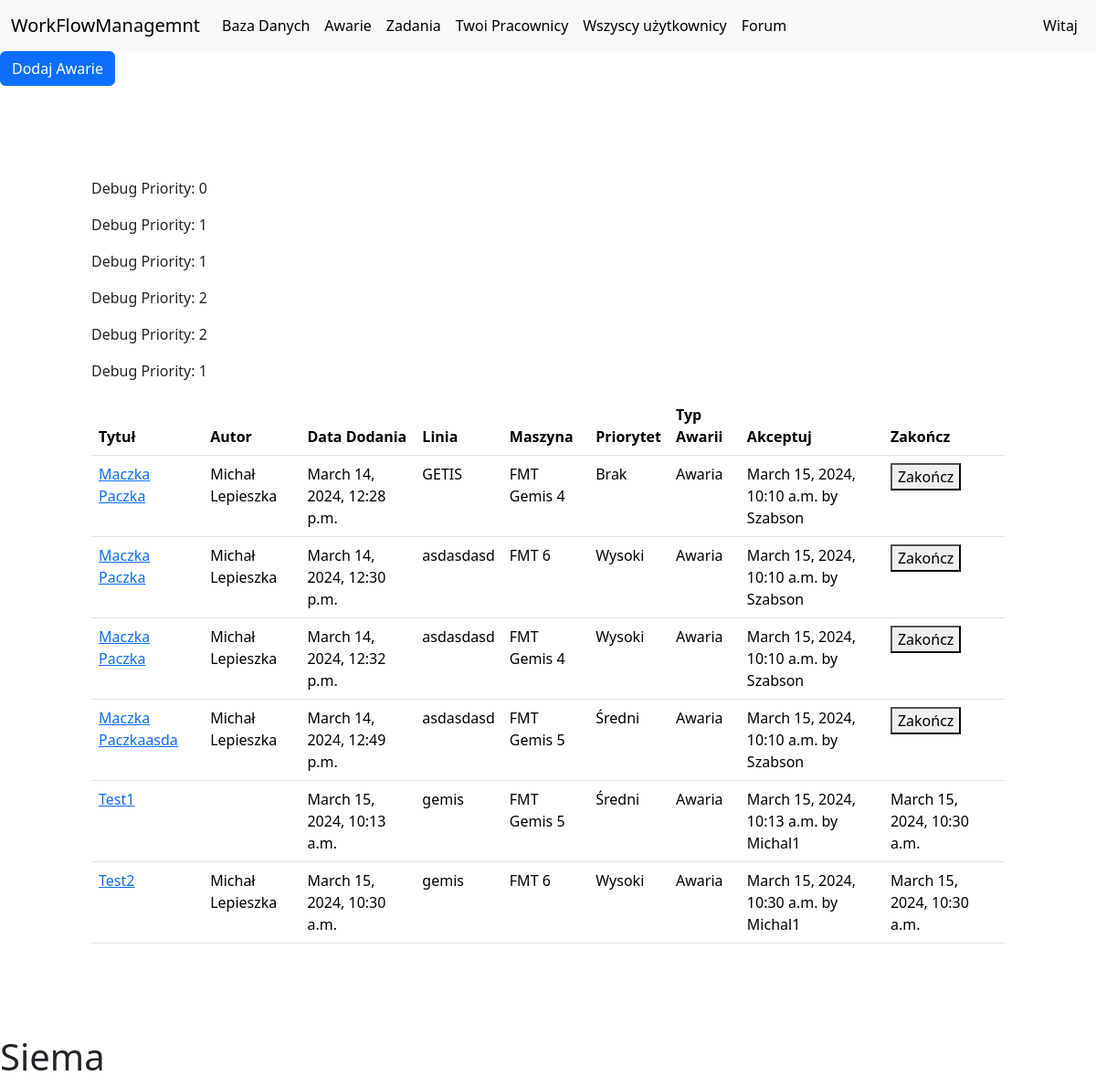
Before: /issues/ with the older database file.
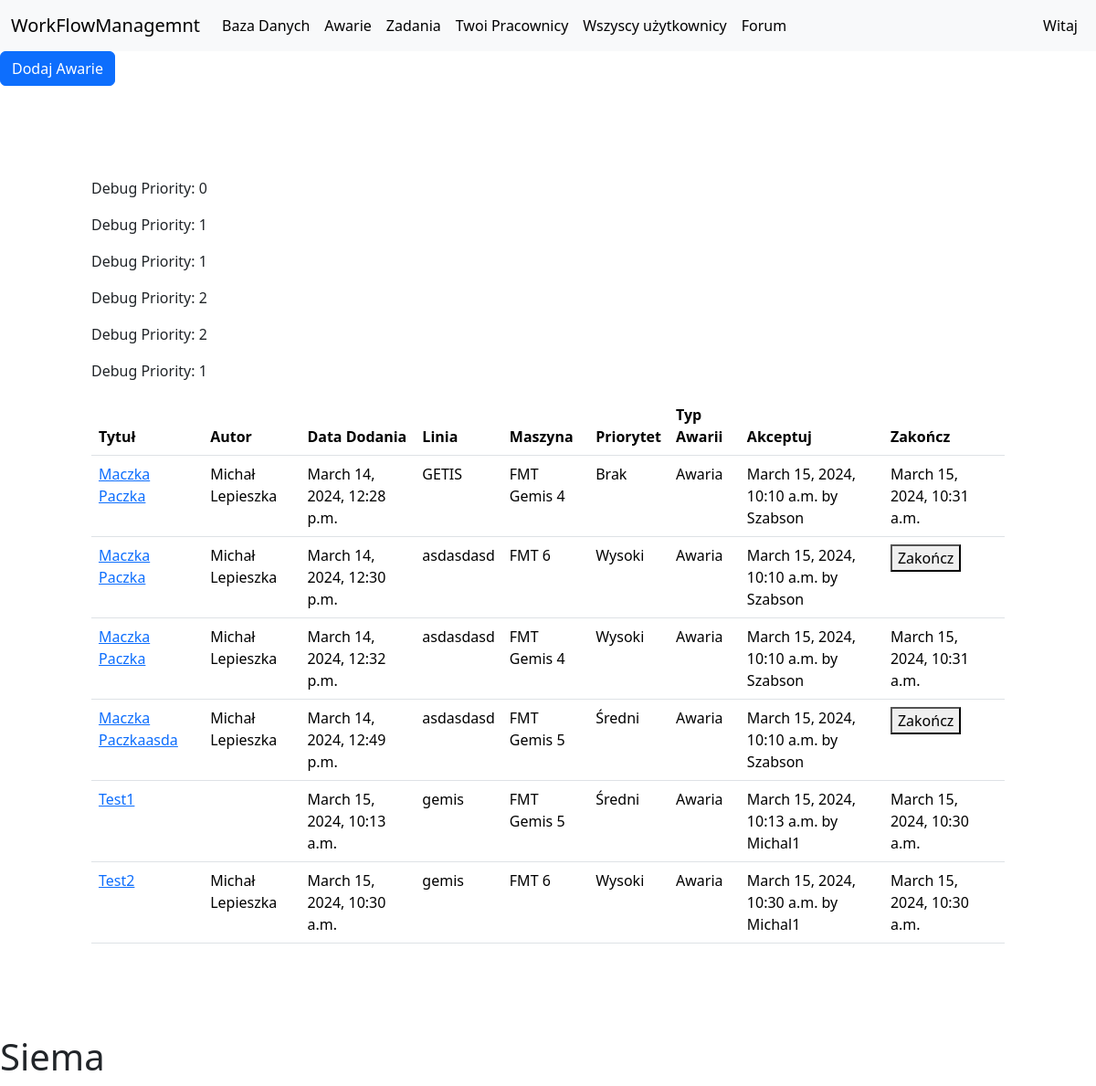
After: the same page with the newer database file.
### base/models.py (models this page shows, shortened)
class Issue(models.Model):
    author = models.ForeignKey(User, related_name='authored_issues', on_delete=models.CASCADE)
    accepted_by = models.ForeignKey(User, related_name='accepted_issues', on_delete=models.CASCADE, blank=True, null=True)
    upload_date = models.DateTimeField()
    start_date = models.DateTimeField(blank=True, null=True)
    end_date = models.DateTimeField(blank=True, null=True)
    title = models.CharField(max_length=255)
    description = models.TextField()
    line = models.CharField(max_length=255)
    machine = models.ForeignKey(MachineDatabase, on_delete=models.CASCADE)
    priority = models.CharField(max_length=1, choices=PRIORITY_CHOICES, default='0')
    type_of_issue = models.CharField(max_length=1, choices=TYPE_CHOICES, blank=True, null=True)

class MachineDatabase(models.Model):
    name = models.CharField(max_length=255)
    description = models.TextField(blank=True, null=True)
    image = models.ImageField(blank=True, null=True, upload_to='machines_images/')
    documentations = models.TextField(blank=True, null=True)
    def __str__(self):
        return f'{self.name}'

### issues/views.py (the view, shortened to what this page needs)
# urls.py: path('', IssuesListView.as_view(), name='issue_list'),
class IssuesListView(ListView):
    template_name = 'issues/issue_list.html'
    model = Issue
    context_object_name = 'issues'
    def get_queryset(self):
        return Issue.objects.all()

### base/context_processors.py (called while the page is built)
def group_names_processor(request):
    if request.user.is_authenticated:
        group_names = [group.name for group in request.user.groups.all()]
    else:
        group_names = []
    return {'group_names': group_names}

### issues/templates/issues/issue_list.html (shortened to what this page needs)
{% extends 'base/base.html' %}
{% block content %}
<div>
    <p><a class="btn btn-primary" href="{% url 'issues:create_issue' %}">Dodaj Awarie</a></p>
    <div class='my_custom_container'>
        <table class="table">
            <thead>
                <tr>
                    <th>Tytuł</th>
                    <th>Autor</th>
                    <th>Data Dodania</th>
                    <th>Linia</th>
                    <th>Maszyna</th>
                    <th>Priorytet</th>
                    <th>Typ Awarii</th>
                    <th>Akceptuj</th>
                    <th>Zakończ</th>
                </tr>
            </thead>
                <tbody>
                {% for issue in issues %}
                    {% with issue.priority as priority %}
                    <p>Debug Priority: {{ priority }}</p>
                    <tr class="{% if priority == '1' %}priority-high{% elif priority == '2' %}priority-medium{% elif priority == '3' %}priority-low{% elif priority == '0' %}priority-none{% endif %}">
                            <td><a href="{% url 'issues:issue_detail' pk=issue.pk %}">{{ issue.title }}</a></td>
                            <td>{{ issue.author.get_full_name }}</td>
                            <td>{{ issue.upload_date }}</td>
                            <td>{{ issue.line }}</td>
                            <td>{{ issue.machine }}</td>
                            <td>{{ issue.get_priority_display }}</td>
                            <td>{{ issue.get_type_of_issue_display }}</td>
                            <td>
                                {% if not issue.start_date %}
                                    <form action="{% url 'issues:accept_issue' %}" method="post">
                                        {% csrf_token %}
                                        <input type="hidden" name="issue_id" value="{{ issue.id }}">
                                        <button type="submit" name="action", value="accept">Akceptuj</button>
                                    </form>
                                {% else %}
                                {{ issue.start_date}} by {{ issue.accepted_by }}
                                {% endif %}
                            </td>
                            <td>
                                {% if not issue.start_date %}
                                    Nie rozpoczęto
                                {% else %}
                                    {% if not issue.end_date %}
                                        <form action="{% url 'issues:accept_issue' %}" method="post">
                                            <button type="submit", name="action", value="complete">Zakończ</button>
                                        </form>
                                    {% endif %}
                                    {% if issue.end_date %}
                                        {{ issue.end_date }}
                                    {% endif %}
                                {% endif %}
                            </td>
                        </tr>
                    {% endwith %}
                {% endfor %}
            </tbody>
        </table>
    </div>
</div>
<h1>Siema</h1>
{% endblock %}

Changed rows visible on the page:
changed Issue "March 14, 2024, 12:28 p.m.": end_date (not shown) → "March 15, 2024, 10:31 a.m."; no longer shows "Zakończ"
changed Issue "March 14, 2024, 12:32 p.m.": end_date (not shown) → "March 15, 2024, 10:31 a.m."; no longer shows "Zakończ"
